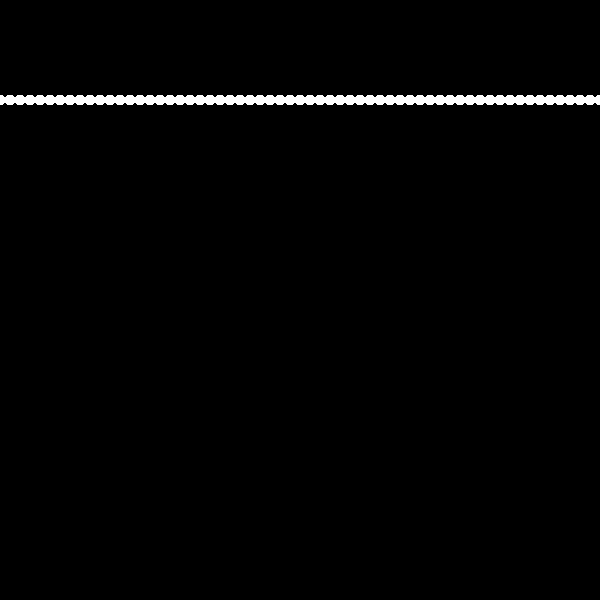
Frame 1 (no input)
Frame 60 (the mouse pressed at the canvas centre just before this capture): identical to frame 1, image omitted
Frame 120 (the mouse held since frame 60 and released just before this capture): identical to frame 1, image omitted

The Processing sketch that drew this single still picture (run headless with seeded random() and noise(); from frame 60 on, the mouse is pressed at the canvas centre):

// Processing sketch: oneDimentionalArray
// ── oneDimentionalArray.pde
int num = 100; 
//here we are estabilishing a one dimensional array (like a storage container) to store
//the values of our x position for our shapes

int [] xPos = new int[100]; 
int size = 10; 
void setup(){
  size (600, 600); 
  background(0); 
  noStroke(); 
  smooth(); 
  //we technically only need one for loop here. 
  for(int i = 0; i< num; i++){
    xPos[i] = i * size; 
  } 
}

void draw(){
  for(int i = 0; i< num; i++){
    for(int j = 0; j< num; j++){
      ellipse(xPos[i], 100, size, size); 
    }
  }
  
  //how would we do this in two dimensions? 
  
}
